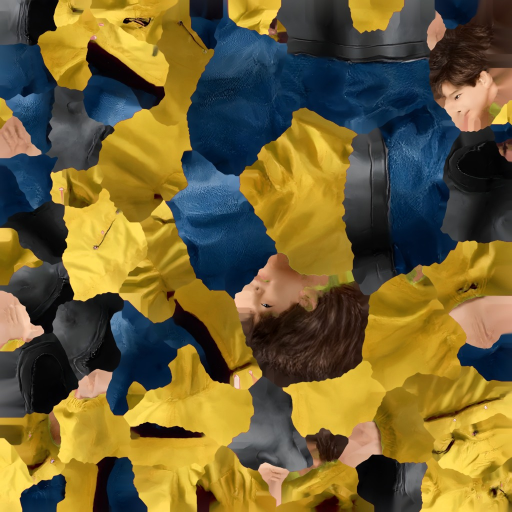
#> input picture Assets/Prefabs/Characters/Resources/VisitorVariants/T_visitor_child_v1.jpg, 1024 x 1024 px, given in place of visitor_man_BaseColor.png, which was not available (shown at 1/2 size)
$ python visitor_variants.py
#> lines starting #> are read from the running program, lines starting #| are printed output that depends on the picture; after the words box and inside, x2 and y2 are one past the last pixel; in counts of white or black regions, pixels touching at a corner belong together
#> in main, img is the input picture: shape (1024, 1024, 3); mean R, G, B 111.6, 97.2, 52.7
#!/usr/bin/env python3
"""Clothing recolours for the opening crowd (review 2 fix round): per visitor model, a few albedo copies where only the
clothing pixels change colour (keyed by hue/saturation/value so skin, hair, shoes and the khaki shorts stay as they are).
Writes Assets/Prefabs/Characters/Resources/VisitorVariants/T_visitor_<model>_v<n>.jpg (1024 px).
Run: python3 Tools/agent/visitor_variants.py   (then Tools/agent/visitor_variants_mats.cs builds the materials)."""
import colorsys, os, sys
import numpy as np
from PIL import Image

ROOT = os.path.abspath(os.path.join(os.path.dirname(__file__), "..", ".."))
OUT = os.path.join(ROOT, "Assets/Prefabs/Characters/Resources/VisitorVariants")
SIZE = 1024


def hsv(img):
    a = img.astype(np.float32) / 255.0
    r, g, b = a[..., 0], a[..., 1], a[..., 2]
    mx = a.max(-1); mn = a.min(-1); d = mx - mn
    h = np.zeros_like(mx)
    m = d > 1e-5
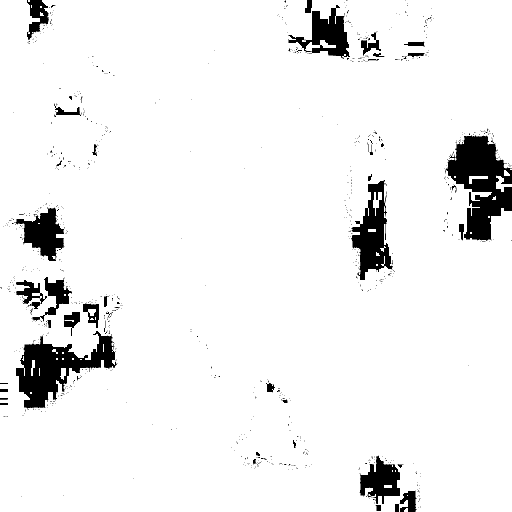
#> m: shape (1024, 1024) bool (shown at 1/2 size); 93.7% white; 898 black regions (850 under 20 px), largest, box (x1, y1, x2, y2) and area: (892, 270, 1024, 482) 15282, (32, 662, 235, 818) 13222, (702, 360, 786, 560) 8030
    rm = m & (mx == r); gm = m & (mx == g) & ~rm; bm = m & ~rm & ~gm
#> after `rm = m & (mx == r)`: rm: shape (1024, 1024) bool; 60% white; 80 black regions (67 under 20 px), largest, box (x1, y1, x2, y2) and area: (332, 0, 1024, 597) 237580, (0, 0, 435, 833) 135606, (458, 756, 625, 942) 16294
#> after `gm = m & (mx == g) & ~rm`: gm: shape (1024, 1024) bool; 2.3% white; 876 white regions (667 under 20 px), largest, box (x1, y1, x2, y2) and area: (86, 633, 216, 704) 3055, (52, 542, 112, 614) 1528, (896, 352, 984, 400) 858
#> after `bm = m & ~rm & ~gm`: bm: shape (1024, 1024) bool; 31.4% white; 297 white regions (205 under 20 px), largest, box (x1, y1, x2, y2) and area: (332, 0, 938, 597) 183548, (0, 0, 321, 454) 56422, (196, 588, 432, 830) 23415
    h[rm] = ((g - b)[rm] / d[rm]) % 6
    h[gm] = ((b - r)[gm] / d[gm]) + 2
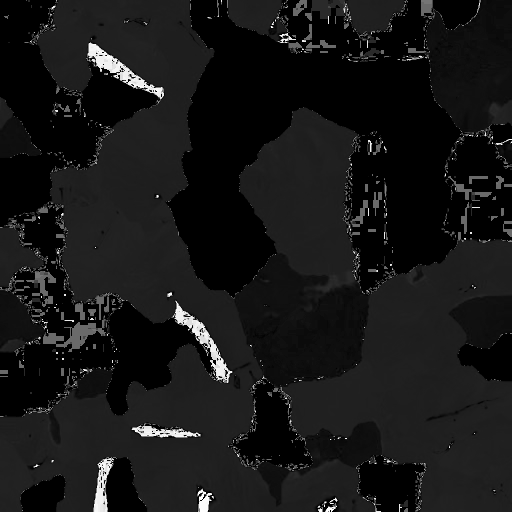
#> h: shape (1024, 1024) float32 (shown at 1/2 size); min 0, max 5.98, mean 0.532; drawn with min black and max white
    h[bm] = ((r - g)[bm] / d[bm]) + 4
    h = h * 60.0
    s = np.where(mx > 1e-5, d / np.maximum(mx, 1e-5), 0)
    return h, s, mx


def soft(x, lo, hi):
#> called with lo = 0.35, hi = 0.5
    return np.clip((x - lo) / max(hi - lo, 1e-5), 0, 1)


def hue_dist(h, c):
#> called with c = 218
    d = np.abs(h - c) % 360
    return np.minimum(d, 360 - d)


def shift_hue(img, mask, dh, sat_mul=1.0, val_mul=1.0):
#> called with dh = 150, sat_mul = 0.95, val_mul = 0.95
    a = img.astype(np.float32) / 255.0
    h, s, v = hsv(img)
    h2 = (h + dh) % 360
    s2 = np.clip(s * sat_mul, 0, 1); v2 = np.clip(v * val_mul, 0, 1)
    c = v2 * s2; x = c * (1 - np.abs((h2 / 60.0) % 2 - 1)); m = v2 - c
    k = (h2 // 60).astype(int) % 6
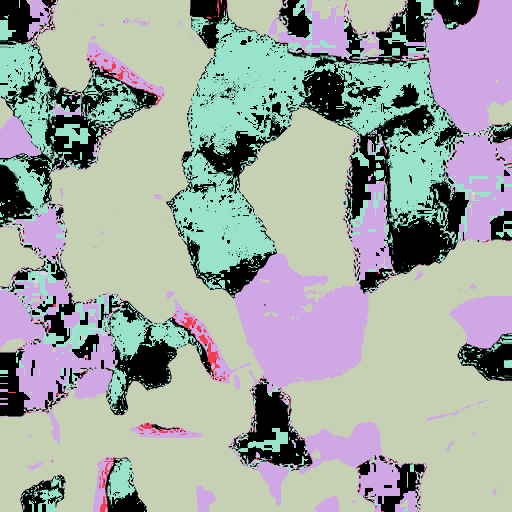
#> k: shape (1024, 1024) int64 (shown at 1/2 size); 6 distinct labels, from 0 to 5; one colour per label, 0 black
    rgb = np.zeros_like(a)
    for i, (rr, gg, bb) in enumerate([(c, x, 0), (x, c, 0), (0, c, x), (0, x, c), (x, 0, c), (c, 0, x)]):
        sel = k == i
        for ch, val in enumerate((rr, gg, bb)):
            rgb[..., ch][sel] = (val[sel] if isinstance(val, np.ndarray) else val) + m[sel]
#> this loop made 6 passes
#> bb on passes 1 to 2: 0, 0
    out = a * (1 - mask[..., None]) + rgb * mask[..., None]
    return (np.clip(out, 0, 1) * 255).astype(np.uint8)
#> returned value: shape (1024, 1024, 3)


def tint(img, mask, color):
    """Multiply light, unsaturated cloth by a colour (white dress -> pastel, grey hoodie -> coloured)."""
    a = img.astype(np.float32) / 255.0
    t = np.array(color, np.float32)
    out = a * (1 - mask[..., None]) + (a * t) * mask[..., None]
    return (np.clip(out, 0, 1) * 255).astype(np.uint8)


def main():
    os.makedirs(OUT, exist_ok=True)
    src = lambda m: os.path.join(ROOT, f"Assets/Art/Characters/visitor_{m}/Textures/visitor_{m}_BaseColor.png")
    made = []
    for model in ("man", "woman", "teen", "child"):
        img = np.array(Image.open(src(model)).convert("RGB").resize((SIZE, SIZE), Image.LANCZOS))
        h, s, v = hsv(img)
        variants = []
        if model == "man":      # royal-blue polo and cap -> other polo colours
            mask = soft(s, 0.35, 0.5) * (1 - soft(hue_dist(h, 218), 22, 34)) * soft(v, 0.18, 0.3)
            variants = [shift_hue(img, mask, 150, 0.95, 0.95),   # brick red
                        shift_hue(img, mask, -95, 0.5, 0.7),     # forest green
                        shift_hue(img, mask, 185, 0.6, 1.05)]    # mustard
#> call 2 of shift_hue, with dh = -95, sat_mul = 0.5, val_mul = 0.7
#> in shift_hue (call 2), `k = (h2 // 60).astype(int) % 6`:
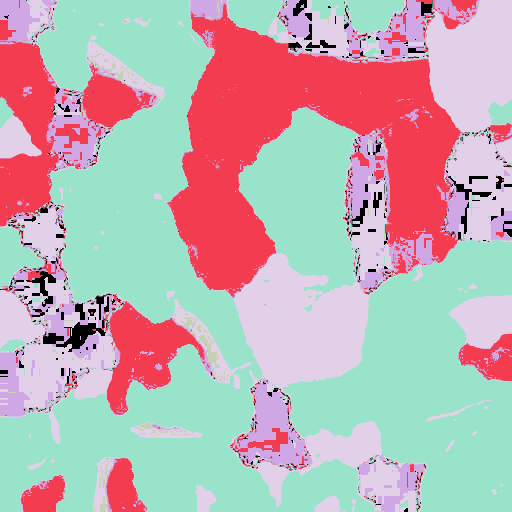
#> k: shape (1024, 1024) int64 (shown at 1/2 size); 6 distinct labels, from 0 to 5; one colour per label, 0 black
#> the loop in shift_hue (call 2), `for i, (rr, gg, bb) in enumerate([(c, x, 0), (x, c, 0), (0, c, x), (0,..` made 6 passes
#> pass 1, in shift_hue (call 2), `sel = k == i`:
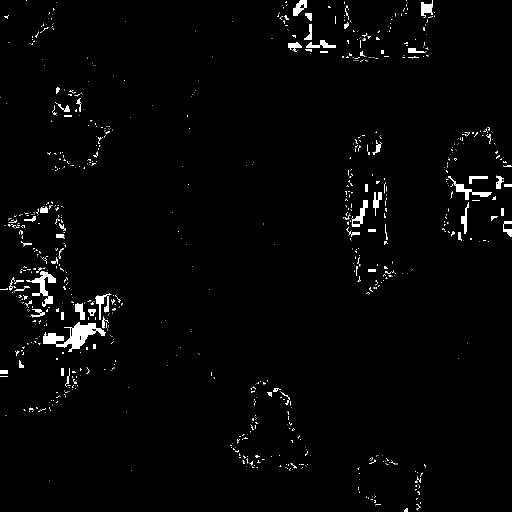
#> sel: shape (1024, 1024) bool (shown at 1/2 size); 1.9% white; 912 white regions (791 under 20 px), largest, box (x1, y1, x2, y2) and area: (86, 644, 212, 704) 2912, (52, 542, 112, 614) 1342, (896, 352, 984, 400) 855
#> after the loop in shift_hue (call 2), `for i, (rr, gg, bb) in enumerate([(c, x, 0), (x, c, 0), (0, c, x), (0,..`:
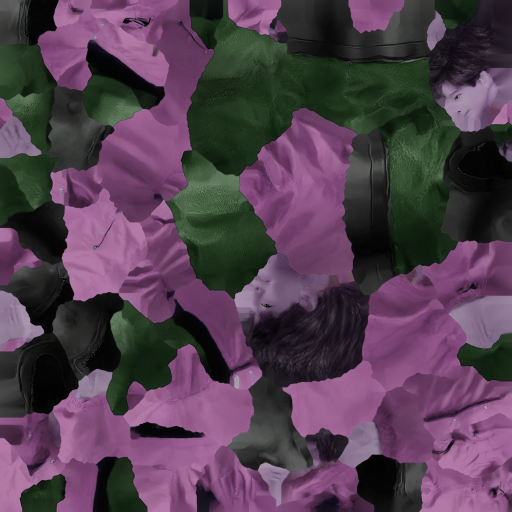
#> rgb: shape (1024, 1024, 3) float32 (shown at 1/2 size); mean of channels 0, 1, 2 0.326, 0.245, 0.312; drawn as R, G, B
#> in shift_hue (call 2), `out = a * (1 - mask[..., None]) + rgb * mask[..., None]`:
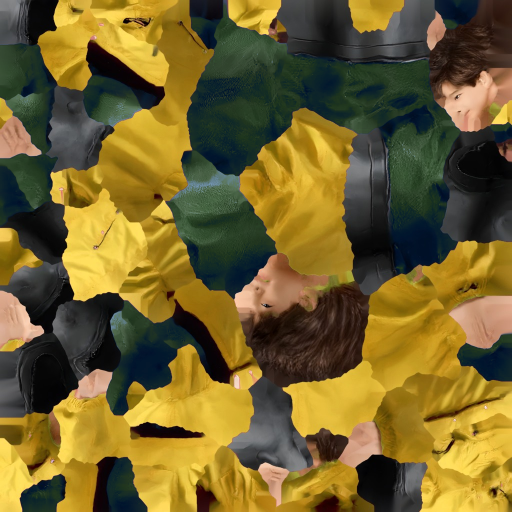
#> out: shape (1024, 1024, 3) float32 (shown at 1/2 size); mean R, G, B 0.45, 0.385, 0.176
        elif model == "woman":  # white/cream dress -> pastel and mid tones
            mask = (1 - soft(s, 0.14, 0.24)) * soft(v, 0.5, 0.62)
            variants = [tint(img, mask, (0.62, 0.78, 0.95)),     # sky blue
                        tint(img, mask, (0.80, 0.68, 0.90)),     # lilac
                        tint(img, mask, (0.66, 0.80, 0.60))]     # sage
        elif model == "teen":   # light-grey hoodie -> coloured hoodie
            mask = (1 - soft(s, 0.10, 0.2)) * soft(v, 0.45, 0.58)
            variants = [tint(img, mask, (0.62, 0.22, 0.24)),     # maroon
                        tint(img, mask, (0.28, 0.50, 0.36)),     # bottle green
                        tint(img, mask, (0.95, 0.74, 0.30))]     # mustard
        elif model == "child":  # red jacket -> yellow / green / purple
            mask = soft(s, 0.5, 0.65) * (1 - soft(hue_dist(h, 358), 14, 24)) * soft(v, 0.2, 0.32)
            variants = [shift_hue(img, mask, 48, 0.95, 1.08),    # yellow
                        shift_hue(img, mask, 130, 0.55, 0.75),   # green
                        shift_hue(img, mask, 275, 0.55, 0.8)]    # purple
        print(model, "cloth fraction %.2f" % float(mask.mean()))
#| man cloth fraction 0.15
        for i, im in enumerate(variants):
            p = os.path.join(OUT, f"T_visitor_{model}_v{i + 1}.jpg")
            Image.fromarray(im).save(p, quality=92)
            made.append(p)
#> this loop made 3 passes
#> after the loop, made = 3 items
    # contact sheet for review
    sheet = Image.new("RGB", (4 * 256, 4 * 256))
    for r, model in enumerate(("man", "woman", "teen", "child")):
        sheet.paste(Image.open(src(model)).convert("RGB").resize((256, 256)), (0, r * 256))
        for i in range(3):
            sheet.paste(Image.open(os.path.join(OUT, f"T_visitor_{model}_v{i + 1}.jpg")).resize((256, 256)), ((i + 1) * 256, r * 256))
    sheet.save(os.path.join(ROOT, "Tools/agent/scratch/variants_sheet.png"))
    print("\n".join(made))


if __name__ == "__main__":
#> (the run stopped early here; a loop or call above may not have finished)
